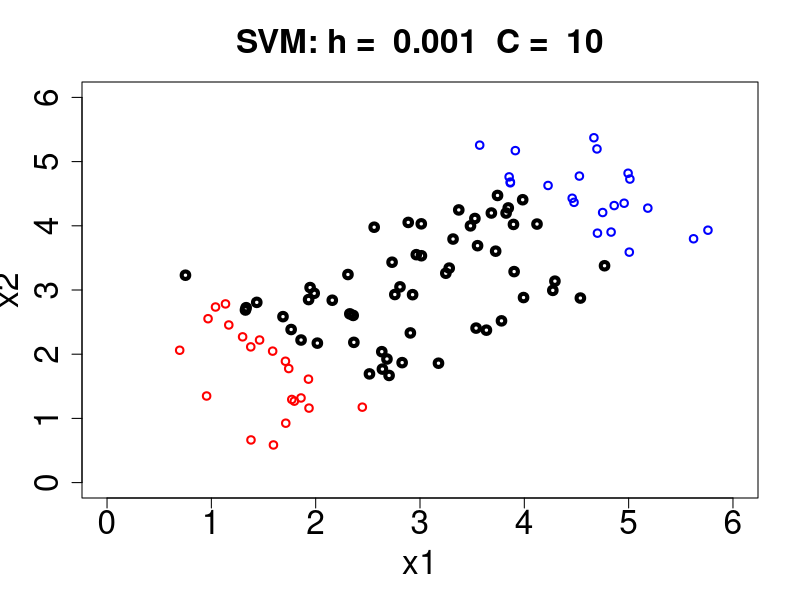
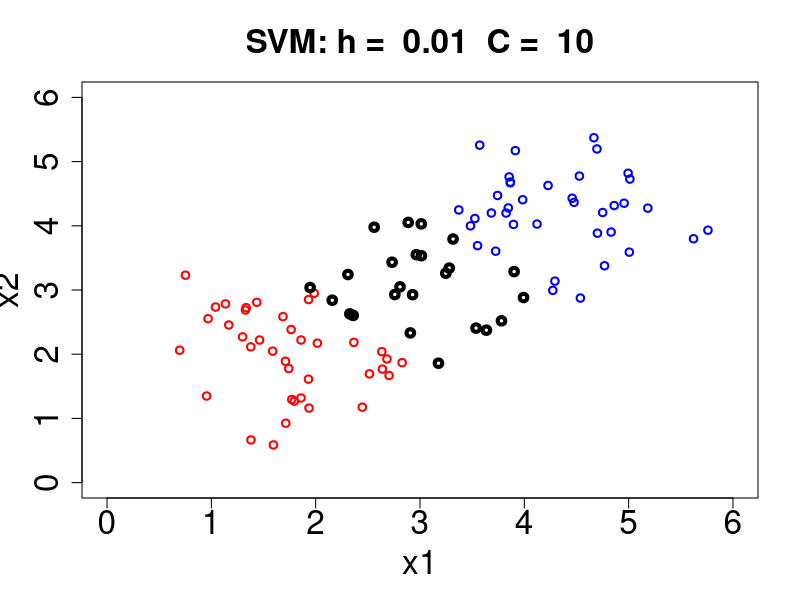
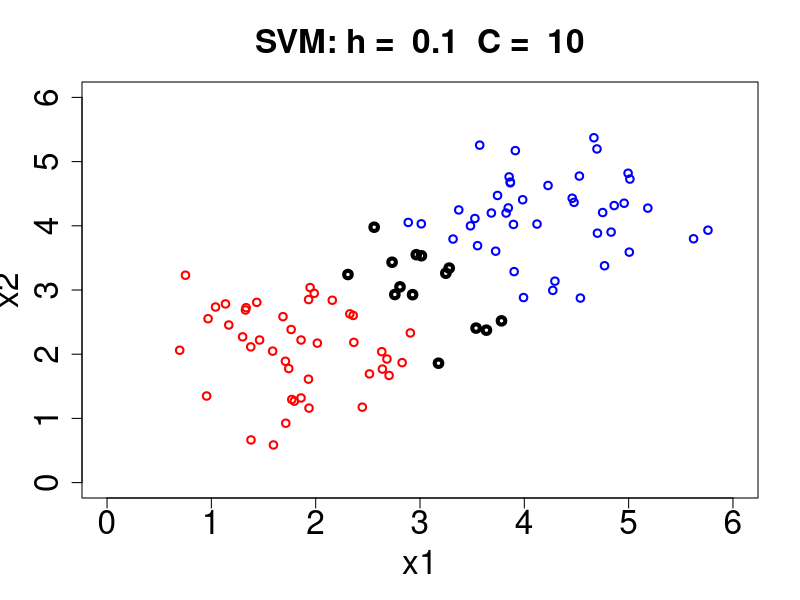
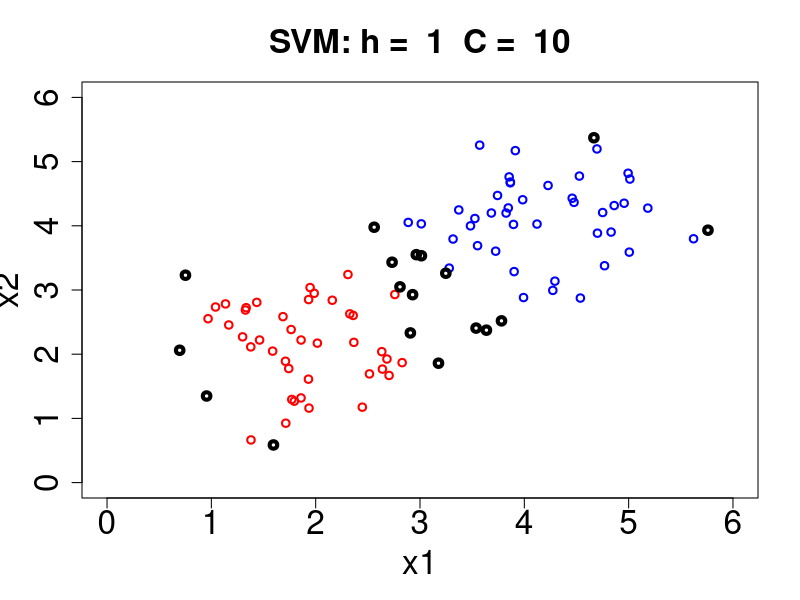
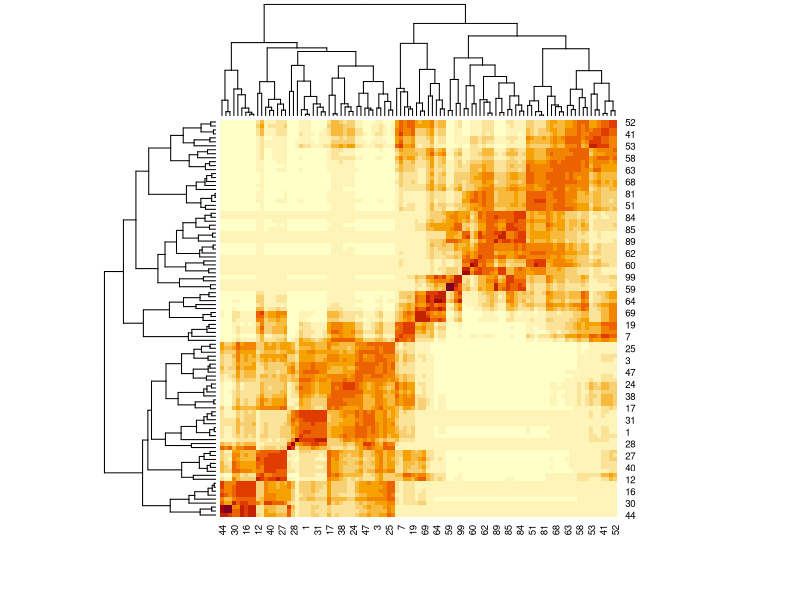
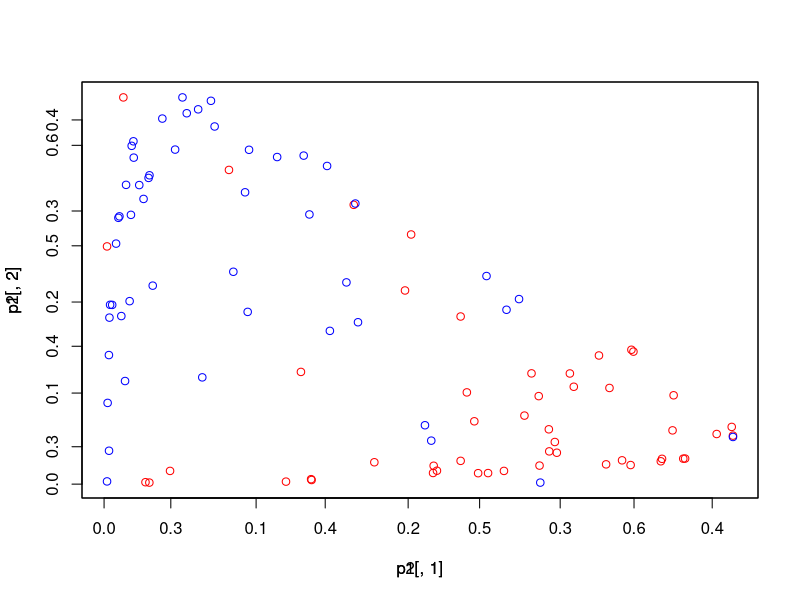

Source code (R) for these figures, in order:
rm(list = ls())
if (length(dev.list())) {
  dev.off()
}

library("kernlab")

set.seed(203)

C1_LABEL = -1
C2_LABEL = 1

s = 0.7
# h = 0.1
# C = 10

# aberturas das gaussianas: quanto maior s, mais ela espalha
nc <- 50 # numero de pontos de cada classe
k_list <- c(10)

# gera os dados - fora do loop, para que sejam os mesmo dados para todos os k
# centro dessa gaussiana esta na posicao (2,2)
xc1 <- matrix(rnorm(nc * 2) , ncol = 2) * s + t (matrix(c (2 , 2) , nrow =
                                                          2, ncol = nc))
# centro dessa outra gaussiana esta na posicao (4,4)
xc2 <- matrix(rnorm(nc * 2) , ncol = 2) * s + t (matrix(c (4 , 4) , nrow =
                                                          2, ncol = nc))

# matriz de entrada
X <- rbind(xc1, xc2)

# rotulos de entrada
yc1 <- rep(C1_LABEL, nc)
yc2 <- rep(C2_LABEL, nc)
Y <- c(yc1, yc2)

h_list <- c(0.001, 0.01, 0.1, 1)
C_list <- c(10)

# par(mfrow=c(2,2))

for (h in h_list) {
  for (C in C_list) {
    plot(
      NULL,
      main = paste("SVM: h = ", h, " C = ", C),
      xlab = "x1",
      ylab = "x2",
      ylim = c(0, 6),
      xlim = c(0, 6),
      cex.main = 2,
      cex.axis = 2,
      cex.lab = 2
    )
    
    points(xc1, col = "red", lwd = 2)
    points(xc2, col = "blue", lwd = 2)
    
    svm_train <- ksvm(X, Y, type='C-bsvc', kenel='rbfdot',
                      kpar=list(sigma=h), C=C)
    
    yhat <- predict(svm_train, X, type="response")
    
    a <- alpha(svm_train)
    ai <- SVindex(svm_train)
    nsvec <- nSV(svm_train)
    points(X[ai, 1], X[ai, 2], col="black", lwd = 4)
  }
}

dall <- as.matrix(dist(X, diag = T, upper = T))
kall <- exp(-(dall * dall) / (2 * (h)^2)) # essa é a matriz de kernel
heatmap(kall)

k11 <- kall[(1:50),(1:50)]
k12 <- kall[(1:50),(51:100)]
k21 <- kall[(51:100),(1:50)]
k22 <- kall[(51:100),(51:100)]

p11 <- rowSums(k11)
p12 <- rowSums(k12)
p21 <- rowSums(k21)
p22 <- rowSums(k22)

p1<-cbind(p11, p12) / 50
p2<-cbind(p21, p22) / 50

pall <- cbind(p1, p2)

# normaliza

# obs: valor de h que maximiza a soma dos elementos da matriz de covariancia
# (soma dos rows) -> interessante par ao trabalho
# plota essa função

plot(p1[,1], p1[,2], col = "red")
par(new = T)
plot(p2[,1], p2[,2], col = "blue")
